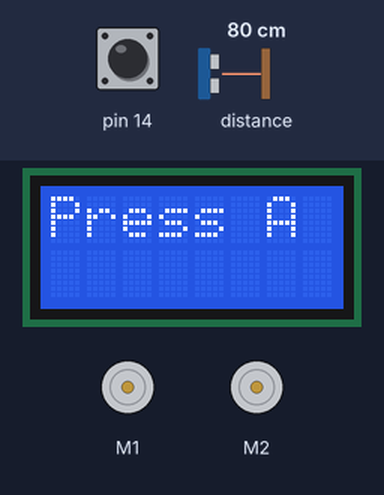
The sketch below on a simulated Arduino Leonardo, built with avr-gcc and run on an emulated ATmega32U4. Shown: 8×2 character LCD, 2 × DC motor (green arrow = forward, orange = backward, longer = faster). The test bench sets the inputs (shaded band); at power-on: pin 14 HIGH, distance to the obstacle 80 cm.

Above: at 0.8 s.
0.9 s: pin 14 pulled LOW for 0.15 s
At 2.0 s:
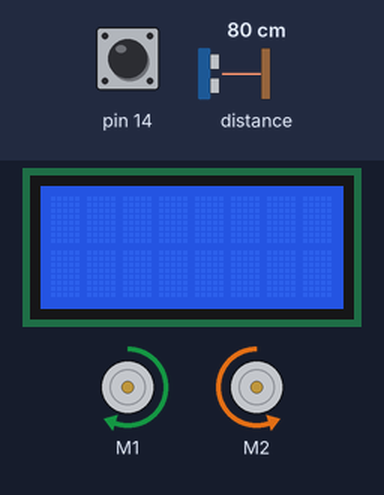
4.0 s: distance to the obstacle set to 52 cm
6.6 s: distance to the obstacle set to 43 cm
At 7.8 s:
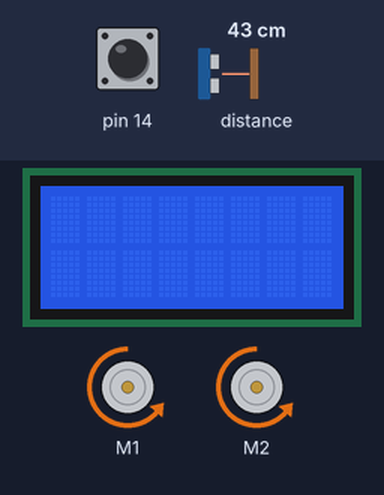
8.1 s: distance to the obstacle set to 60 cm
At 9.3 s:
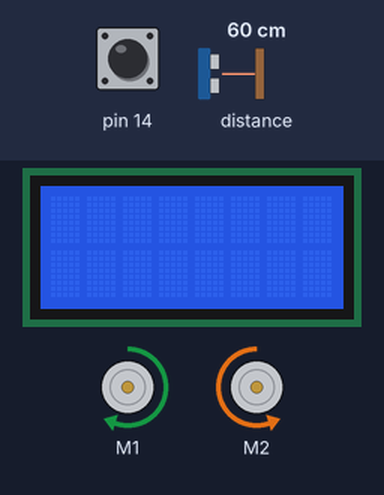
11.1 s: distance to the obstacle set to 2 cm
Timing chart, 0 to 13.6 s (numbered marks = the images above; inputs shaded):
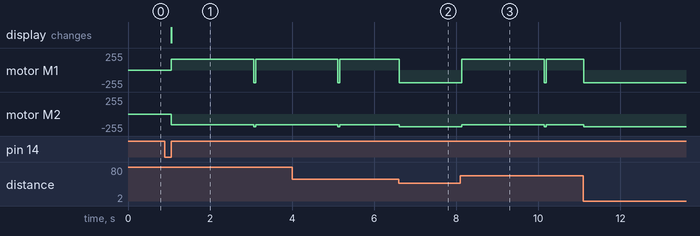

The sketch:

sumo_battle.ino
```cpp
#include <Wire.h>
#include <Zumo32U4.h>

Zumo32U4LCD lcd;
Zumo32U4Motors motors;
Zumo32U4ButtonA buttonA;
Zumo32U4ProximitySensors proxSensors;
Zumo32U4LineSensors lineSensors;

#define NUM_SENSORS 3
const uint16_t lineSensorThreshold = 500;
unsigned int lineSensorValues[NUM_SENSORS];

// set variables for defining the direction to scan
int scanDirection;
int scanDir = "right";

// set variables realted to speed
int lowSpeed = 100;
int turnSpeed = 250;
int normalSpeed = 300;
int attackSpeed = 400;

// variables related to proximity sensors
int leftSum;
int rightSum;
int sum;

// define beginning state as scanning mode
int state = 1;


// set up function
void setup() {

  //initializing line and proximit sensors
  lineSensors.initThreeSensors();
  proxSensors.initFrontSensor();

  // call function to detect if button A was pressed
  waitForButtonToPress();

}


void waitForButtonToPress() {
  lcd.clear();
  lcd.print(F("Press A"));
  buttonA.waitForButton();
  lcd.clear();
}


// the drive function enables the robot to drive forward
void drive() {
//  lcd.clear();
//  lcd.print("drive");

  // Check for the borders by reading the line sensor values
  lineSensors.read(lineSensorValues);

  // If the first lSV is below our threshold of 500 a line is detected on the right side
  if (lineSensorValues[0] < lineSensorThreshold) {
    // changing the scan direction to right and update the state to driving backwards
    scanDir = "right";
    state = 3;
    return;
  }

  // If the last lSV is below our threshold of 500 a line is detected on the left side
  if (lineSensorValues[NUM_SENSORS - 1] < lineSensorThreshold) {
    // changing the scan direction to left and update the state to driving backwards
    scanDir = "left";
    state = 3;
    return;
  }

  // read the proximity sensor values
  proxSensors.read();
  leftSum = proxSensors.countsFrontWithLeftLeds();
  rightSum = proxSensors.countsFrontWithRightLeds();

  // sum of the values detected from the left and right LEDs
  sum = rightSum + leftSum;

  // a stronger signal is detected;
  if (sum >= 4) {
    // we set the motor speed to attack mode
    motors.setSpeeds(attackSpeed, attackSpeed);

  // we see nothing therefore we move slowly forward and pay attention in case something pops up
  } else if (sum == 0) {

    // slowly moving forward
    motors.setSpeeds(lowSpeed, lowSpeed);

    // in case on the left side the opponent appears
    if (leftSum >= 2) {
      // we change direction to left and update the state to scanning
      scanDir = "left";
      state = 1;
    }

    // in case on the right side the opponent appears
    if (rightSum >= 2) {
      // we change direction to right and update the state to scanning
      scanDir = "right";
      state = 1;
    }

  // not a strong reading (between 1 and 3)
  } else {

    // right reading is stronger, so veer to the right
    if (rightSum > leftSum) {
      motors.setSpeeds(turnSpeed, 0);

    // left reading is stronger, so veer to the left
    } else if (rightSum < leftSum) {
      motors.setSpeeds(0, turnSpeed);

    // both readings are equal, so we drive forward
    } else {
      motors.setSpeeds(normalSpeed, normalSpeed);
    }
  }

}


// the scan function enables the robot to scan around its environment, looking for his opponent
void scan() {
  //  lcd.clear();
  //  lcd.print("scan");

  // get time in this function
  unsigned long lastSampleTimeScan = millis();

  // while the time in this function spent is below or equal to 2000ms scan and turn
  while ((millis() - lastSampleTimeScan) <= 2000) {

     // turn to the left
     if (scanDir == "left") {
      motors.setSpeeds(-turnSpeed, turnSpeed);

    // turn to the right
     } else if (scanDir == "right") {
      motors.setSpeeds(turnSpeed, -turnSpeed);
     }

     // read the proximity sensors
     proxSensors.read();
     // in case the left or right count is more than 0 and 1 let's change to the driving state
     if (proxSensors.countsFrontWithLeftLeds() >= 2 || proxSensors.countsFrontWithRightLeds() >= 2) {
      state = 2;
      return;
     }

  }

  // if too much time has passed we switch to the driving state
  state = 2;

}


// the backwards function enables the robot to drive backwards
void backwards() {
  //  lcd.clear();
  //  lcd.print("back");

  // get time in this function
  unsigned long lastSampleTimeBackwards = millis();

  // while the time in this function spent is below or equal to 50ms drive backwards
  while ((millis() - lastSampleTimeBackwards) <= 50) {
    motors.setSpeeds(-normalSpeed, -normalSpeed);
  }

  // if too much time has passed we switch to the scanning state
  state = 1;
}


void loop() {

  switch (state) {

    // scanning
    case 1:
    scan();
    break;

    //driving
    case 2:
    drive();
    break;

    // backwards
    case 3:
    backwards();

    default:
    scan();

  }

}
```

Measured:
- the behaviour switches between 47 and 46 cm on distance to the obstacle (found by bisection; images 1 and 2)
- after the input at 0.9 s, motor M1: stopped → forward 159/255 after 0.16 s; motor M2: stopped → backward 159/255 after 0.16 s; the display: changes after 0.16 s (image 1)
- after the input at 8.1 s, motor M1: backward 191/255 → forward 159/255 at once; motor M2: backward 191/255 → backward 159/255 at once
